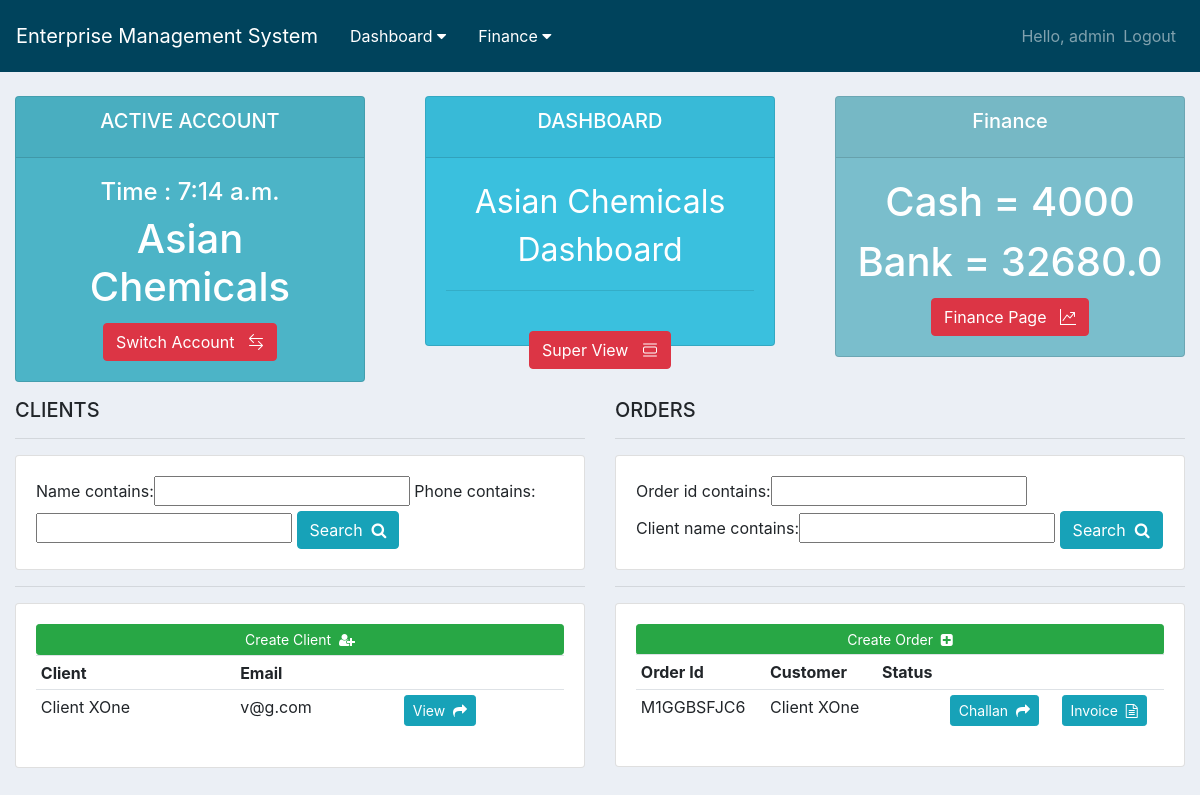
Before: /AC_dashboard/ (signed in) with the older database file.
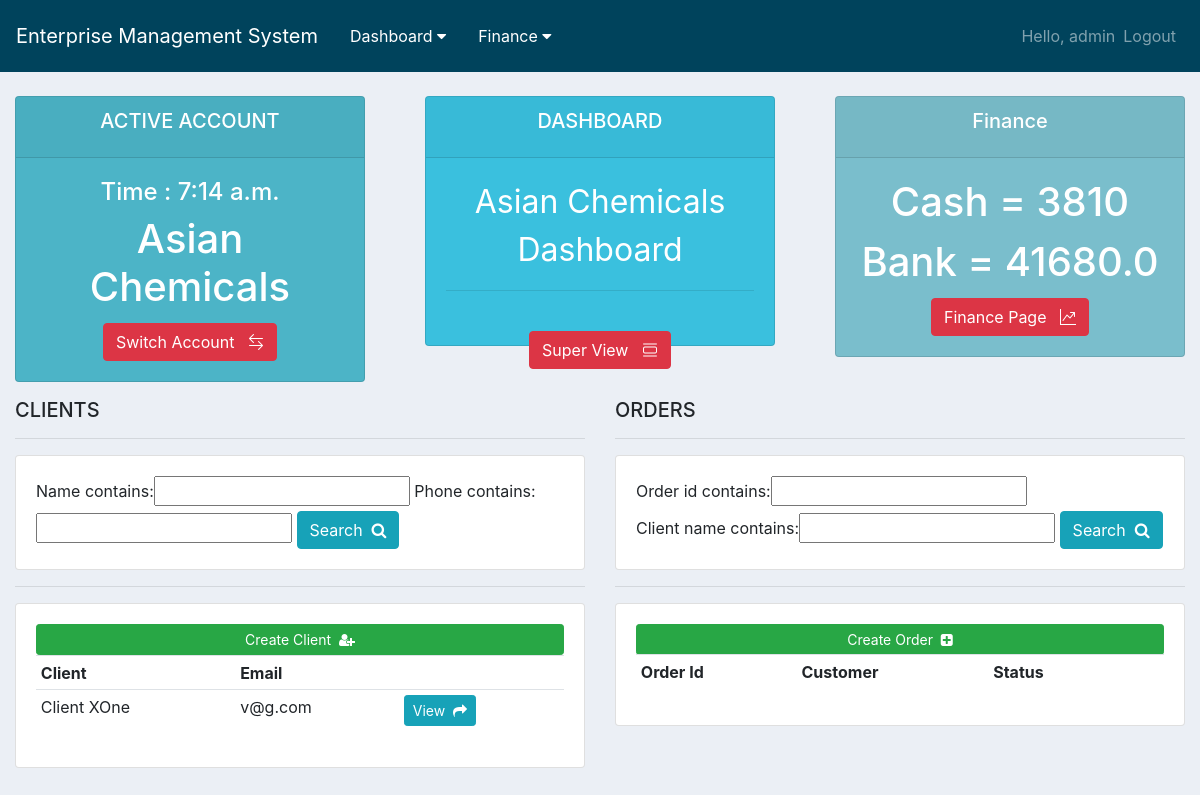
After: the same page with the newer database file.
### finance/models.py (models this page shows)
class Cashbox(models.Model):
    company = models.ForeignKey(Company, null=True, on_delete=models.CASCADE)
    amount = models.IntegerField()
    timestamp = models.DateTimeField(auto_now=True, null=True)

class Bank(models.Model):
    company = models.ForeignKey(Company, null=True, on_delete=models.CASCADE)
    amount = models.FloatField()
    timestamp = models.DateTimeField(auto_now=True, null=True)

### client/models.py (models this page shows)
class Client(models.Model):
    company = models.ForeignKey(Company, null=True, on_delete=models.CASCADE)
    name = models.CharField(max_length=100, null=True)
    phone = models.CharField(max_length=20, null=True)
    email = models.EmailField()
    address = models.TextField(max_length=200, null=True)
    timestamp = models.DateTimeField(auto_now_add=True, null=True)
    def __str__(self):
        return self.name

### order/models.py (models this page shows, shortened)
class Order(models.Model):
    STATUS = (
        ('Pending', 'Pending'),
        ('Paid', 'Paid'),
    )
    CSR_value = (
        (True, 'Paid'),
        (False, 'Not Paid'),
    )
    MONTH = (
        ('JANUARY', 'JANUARY'),
        ('FEBRUARY', 'FEBRUARY'),
        ('MARCH', 'MARCH'),
        ('APRIL', 'APRIL'),
        ('MAY', 'MAY'),
        ('JUNE', 'JUNE'),
        ('JULY', 'JULY'),
        ('AUGUST', 'AUGUST'),
        ('SEPTEMBER', 'SEPTEMBER'),
        ('OCTOBER', 'OCTOBER'),
        ('NOVEMBER', 'NOVEMBER'),
        ('DECEMBER', 'DECEMBER'),
    )
    order_id = models.CharField(max_length=120, null=True, blank=True)
    client = models.ForeignKey(Client, null=True, on_delete=models.CASCADE)
    company = models.ForeignKey(Company, null=True, on_delete=models.CASCADE)
    sub_client = models.CharField(max_length=120, null=True, blank=True)
    service_1 = models.ForeignKey(Service, null=True, on_delete=models.CASCADE, related_name='service_1')
    rate_1 = models.DecimalField(default=0.00, max_digits=10, decimal_places=2)
    service_2 = models.ForeignKey(Service, null=True, on_delete=models.CASCADE, related_name='service_2')
    rate_2 = models.DecimalField(default=0.00, max_digits=10, decimal_places=2)
    service_3 = models.ForeignKey(Service, null=True, on_delete=models.CASCADE, related_name='service_3')
    rate_3 = models.DecimalField(default=0.00, max_digits=10, decimal_places=2)
    service_4 = models.ForeignKey(Service, null=True, on_delete=models.CASCADE, related_name='service_4')
    rate_4 = models.DecimalField(default=0.00, max_digits=10, decimal_places=2)
    upload_document = models.FileField(upload_to="document_uploaded/", blank=True)
    work_order_period = models.CharField(max_length=100, null=True)
    invoice_for_month = models.CharField(max_length=100, default='JAN', choices=MONTH)
    date = models.CharField(max_length=20, null=True)
    frequency = models.CharField(max_length=100, null=True)
    bill_raised = models.CharField(max_length=100, null=True)
    area = models.IntegerField(default=0)
    rate = models.DecimalField(default=0.00, max_digits=10, decimal_places=2)
    payment = models.CharField(max_length=100, default='Pending', choices=STATUS)
    payment_details = models.CharField(max_length=100, null=True)
    payment_date = models.DateField(blank=True, null=True)
    bank_transfer = models.BooleanField(default=False)
    TDS = models.IntegerField(default=0)
    CSR = models.IntegerField(default=0)
    csr_status = models.BooleanField(default=False, choices=CSR_value)
    total = models.DecimalField(default=0.00, max_digits=10, decimal_places=2)
    challan_text = models.TextField(max_length=200, null=True)
    remark = models.TextField(max_length=200, null=True)
    timestamp = models.DateTimeField(auto_now_add=True, null=True)

### dasguptaPest/AC_views.py (the view)
# urls.py: path('AC_dashboard/', AC_views.company_dashboard, name='AC_dashboard'),
@login_required(login_url='login')
def company_dashboard(request):
    qs = Cashbox.objects.filter(company__name='Asian Chemicals')
    cashbox = qs[0]
    qs = Bank.objects.filter(company__name='Asian Chemicals')
    bank = qs[0]
    orders = Order.objects.filter(company__name='Asian Chemicals')
    order_filter = OrderFilter(request.GET, queryset=orders)
    orders = order_filter.qs
    clients = Client.objects.filter(company__name='Asian Chemicals')
    client_filter = ClientFilter(request.GET, queryset=clients)
    clients = client_filter.qs
    context = {
        "title": "Asian Chemicals",
        "content": "Asian Chemicals Dashboard",
        "clients": clients,
        "cashbox": cashbox,
        "bank": bank,
        "orders": orders,
        "order_filter": order_filter,
        "client_filter": client_filter,
        "time": datetime.datetime.now().time(),
    }
    return render(request, 'dashboard.html', context)

### templates/dashboard.html (shortened to what the changed rows need)
{% extends "base.html" %}
{% block content %}
<br>
<div class="row">
	<div class="col">
		<div class="col-md">
			<div class="card text-center text-white  mb-3" id="total-orders">
			  	<div class="card-body">
			    	<h1 class="card-title">{{ title }}</h1>
			  	</div>
			</div>
		</div>
	</div>
	<div class="col">
		<div class="col-md">
			<div class="card text-center text-white  mb-3" id="orders-delivered">
			  	<div class="card-body">
			    	<h1 class="card-title">Cash = {{ cashbox.amount }}</h1>
					<h1 class="card-title">Bank = {{ bank.amount }}</h1>
					{% if title == 'Asian Chemicals' %}
						<a class="btn btn-danger" href="{% url 'finance:ac_finance' %}">Finance Page&nbsp;&nbsp;&nbsp;<i class="bi bi-graph-up"></i></a>
					{% else %}
						<a class="btn btn-danger" href="{% url 'finance:de_finance' %}">Finance Page&nbsp;&nbsp;&nbsp;<i class="bi bi-graph-up"></i></a>
					{% endif %}
			  	</div>
			</div>
		</div>
	</div>
</div>
<div class="container-fluid">
	<div class="row">
		<div class="col-md-6">
			<div class="card card-body">
				<form method="get">
						{{ client_filter.form }}
				</form>
			</div>
			<div class="card card-body">
				<table class="table table-sm">
					<tr>
						<th>Client</th>
						<th>Email</th>
						<th></th>
					</tr>
					{% for client in clients|slice:":20" %}
						<tr>
							<td>{{ client.name }}</td>
							<td>{{ client.email }}</td>
							<td><a type="button" class="btn btn-sm btn-info" href="{% url 'client:client_view' client.id %}">View&nbsp;&nbsp;<i class="fa fa-share" aria-hidden="true"></i></a></td>
						</tr>
					{% endfor %}
				</table>
			</div>
		</div>
		<div class="col-md-6">
			<div class="card card-body">
				<form method="get">
						{{ order_filter.form }}
				</form>
			</div>
			<div class="card card-body">
				<table class="table table-sm">
					<tr>
						<th>Order Id</th>
						<th>Customer</th>
						<th>Status</th>
						<th></th>
						<th></th>
					</tr>
					{% for order in orders|slice:":20" %}
						<tr>
							<td>{{ order.order_id }}</td>
							<td>{{ order.client }}</td>
							<td>{{ order.status }}</td>
							<td><a href="{% url 'order:view_order' order.id %}" type="button" class="btn btn-sm btn-info">Challan&nbsp;&nbsp;<i class="fa fa-share" aria-hidden="true"></i></a></td>
						    <td><a href="{% url 'order:invoice' order.id %}" type="button" class="btn btn-sm btn-info">Invoice&nbsp;&nbsp;<i class="fa fa-file-text-o" aria-hidden="true"></i></a></td>
						</tr>
					{% endfor %}
				</table>
			</div>
		</div>
	</div>
</div>
{% endblock %}

Changed rows visible on the page:
no longer on this page (row edited): Order: order_id "M1GGBSFJC6", client "Client XOne"
changed Cashbox: amount "4000" → "3810"
changed Bank: amount "32680.0" → "41680.0"
